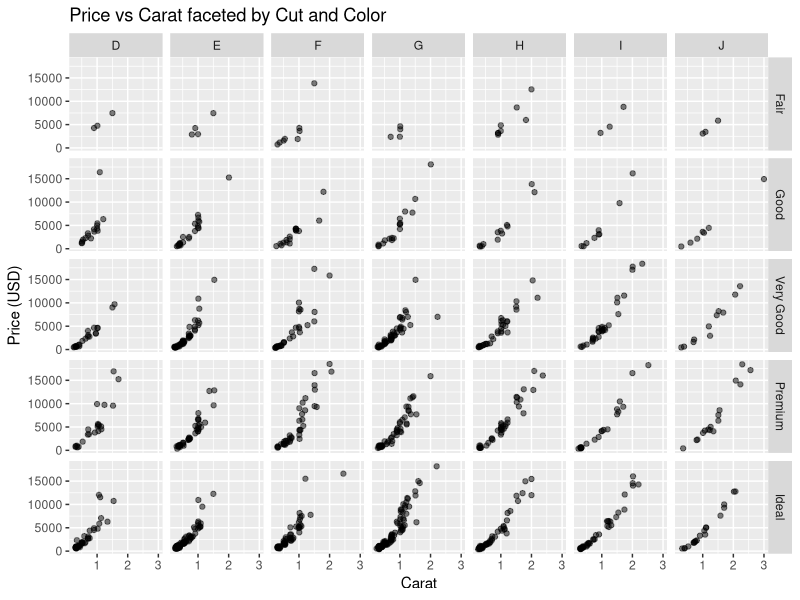

This figure's R source:
#| title: "Small Multiples with `facet_grid()`"
#| category: "Week 6 Part 1: Pre-Modelling EDA"
#| dataset-name: "diamonds"
#| description: "Create a scatter plot of `carat` (x-axis) vs `price` (y-axis) using `diamonds_sample`. Use `facet_grid()` to split the plot by two variables: `cut` (rows) and `color` (columns)"
#| prerun-code: "set.seed(42)"
#| stub: "ggplot(diamonds_sample, aes(x = ___, y = ___)) +  \n  geom_point(alpha = 0.5) +  \n  ____(cut ~ color) +  \n  labs(title = "Price vs Carat faceted by Cut and Color",  \n       x = "Carat", \n       y = "Price (USD)")"

library(ggplot2)
library(dplyr)

set.seed(42)
diamonds_sample <- diamonds |> sample_n(1000)

p <- ggplot(diamonds_sample, aes(x = carat, y = price)) +
  geom_point(alpha = 0.5) +
  facet_grid(cut ~ color) +
  labs(
    title = "Price vs Carat faceted by Cut and Color",
    x = "Carat", y = "Price (USD)"
  )

print(p)
